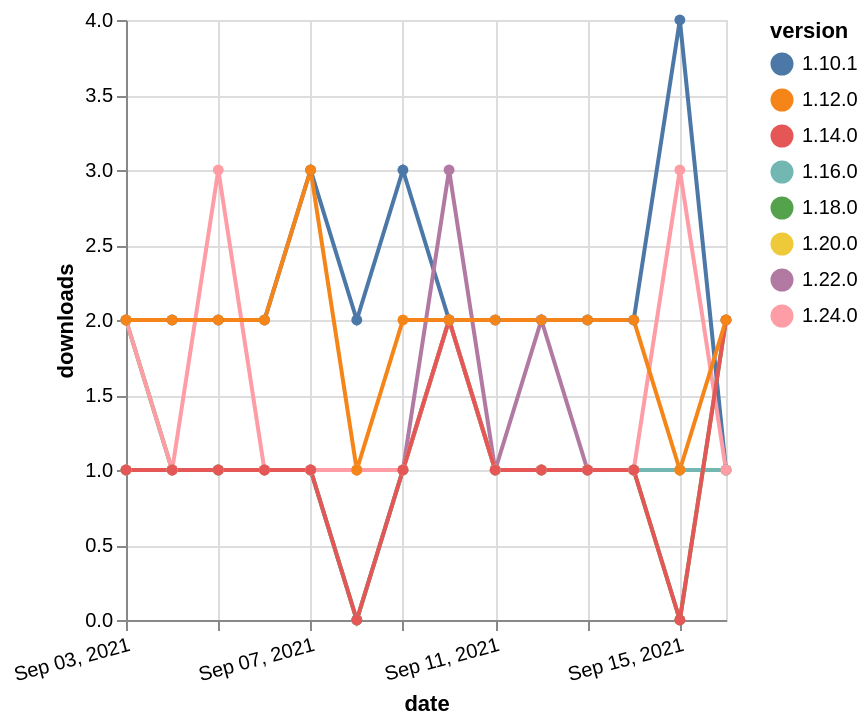

Source (Vega-Lite JSON):
### Vega-Lite specification from a JSON file in a GitHub repository (floating-point values rounded to 4 significant figures)
{"$schema": "https://vega.github.io/schema/vega-lite/v5.json", "description": "A simple bar chart with embedded data.", "data": {"values": [{"date": "2021-09-03", "total": 2365, "delta": 2, "version": "1.10.1"}, {"date": "2021-09-04", "total": 2367, "delta": 2, "version": "1.10.1"}, {"date": "2021-09-05", "total": 2369, "delta": 2, "version": "1.10.1"}, {"date": "2021-09-06", "total": 2371, "delta": 2, "version": "1.10.1"}, {"date": "2021-09-07", "total": 2374, "delta": 3, "version": "1.10.1"}, {"date": "2021-09-08", "total": 2376, "delta": 2, "version": "1.10.1"}, {"date": "2021-09-09", "total": 2379, "delta": 3, "version": "1.10.1"}, {"date": "2021-09-10", "total": 2381, "delta": 2, "version": "1.10.1"}, {"date": "2021-09-11", "total": 2383, "delta": 2, "version": "1.10.1"}, {"date": "2021-09-12", "total": 2385, "delta": 2, "version": "1.10.1"}, {"date": "2021-09-13", "total": 2387, "delta": 2, "version": "1.10.1"}, {"date": "2021-09-14", "total": 2389, "delta": 2, "version": "1.10.1"}, {"date": "2021-09-15", "total": 2393, "delta": 4, "version": "1.10.1"}, {"date": "2021-09-16", "total": 2394, "delta": 1, "version": "1.10.1"}, {"date": "2021-09-03", "total": 199, "delta": 2, "version": "1.18.0"}, {"date": "2021-09-04", "total": 200, "delta": 1, "version": "1.18.0"}, {"date": "2021-09-05", "total": 201, "delta": 1, "version": "1.18.0"}, {"date": "2021-09-06", "total": 202, "delta": 1, "version": "1.18.0"}, {"date": "2021-09-07", "total": 203, "delta": 1, "version": "1.18.0"}, {"date": "2021-09-08", "total": 203, "delta": 0, "version": "1.18.0"}, {"date": "2021-09-09", "total": 204, "delta": 1, "version": "1.18.0"}, {"date": "2021-09-10", "total": 206, "delta": 2, "version": "1.18.0"}, {"date": "2021-09-11", "total": 207, "delta": 1, "version": "1.18.0"}, {"date": "2021-09-12", "total": 208, "delta": 1, "version": "1.18.0"}, {"date": "2021-09-13", "total": 209, "delta": 1, "version": "1.18.0"}, {"date": "2021-09-14", "total": 210, "delta": 1, "version": "1.18.0"}, {"date": "2021-09-15", "total": 210, "delta": 0, "version": "1.18.0"}, {"date": "2021-09-16", "total": 212, "delta": 2, "version": "1.18.0"}, {"date": "2021-09-03", "total": 193, "delta": 1, "version": "1.22.0"}, {"date": "2021-09-04", "total": 194, "delta": 1, "version": "1.22.0"}, {"date": "2021-09-05", "total": 195, "delta": 1, "version": "1.22.0"}, {"date": "2021-09-06", "total": 196, "delta": 1, "version": "1.22.0"}, {"date": "2021-09-07", "total": 197, "delta": 1, "version": "1.22.0"}, {"date": "2021-09-08", "total": 198, "delta": 1, "version": "1.22.0"}, {"date": "2021-09-09", "total": 199, "delta": 1, "version": "1.22.0"}, {"date": "2021-09-10", "total": 202, "delta": 3, "version": "1.22.0"}, {"date": "2021-09-11", "total": 203, "delta": 1, "version": "1.22.0"}, {"date": "2021-09-12", "total": 205, "delta": 2, "version": "1.22.0"}, {"date": "2021-09-13", "total": 206, "delta": 1, "version": "1.22.0"}, {"date": "2021-09-14", "total": 207, "delta": 1, "version": "1.22.0"}, {"date": "2021-09-15", "total": 208, "delta": 1, "version": "1.22.0"}, {"date": "2021-09-16", "total": 209, "delta": 1, "version": "1.22.0"}, {"date": "2021-09-03", "total": 169, "delta": 1, "version": "1.20.0"}, {"date": "2021-09-04", "total": 170, "delta": 1, "version": "1.20.0"}, {"date": "2021-09-05", "total": 171, "delta": 1, "version": "1.20.0"}, {"date": "2021-09-06", "total": 172, "delta": 1, "version": "1.20.0"}, {"date": "2021-09-07", "total": 173, "delta": 1, "version": "1.20.0"}, {"date": "2021-09-08", "total": 174, "delta": 1, "version": "1.20.0"}, {"date": "2021-09-09", "total": 175, "delta": 1, "version": "1.20.0"}, {"date": "2021-09-10", "total": 177, "delta": 2, "version": "1.20.0"}, {"date": "2021-09-11", "total": 178, "delta": 1, "version": "1.20.0"}, {"date": "2021-09-12", "total": 179, "delta": 1, "version": "1.20.0"}, {"date": "2021-09-13", "total": 180, "delta": 1, "version": "1.20.0"}, {"date": "2021-09-14", "total": 181, "delta": 1, "version": "1.20.0"}, {"date": "2021-09-15", "total": 182, "delta": 1, "version": "1.20.0"}, {"date": "2021-09-16", "total": 183, "delta": 1, "version": "1.20.0"}, {"date": "2021-09-03", "total": 208, "delta": 1, "version": "1.16.0"}, {"date": "2021-09-04", "total": 209, "delta": 1, "version": "1.16.0"}, {"date": "2021-09-05", "total": 210, "delta": 1, "version": "1.16.0"}, {"date": "2021-09-06", "total": 211, "delta": 1, "version": "1.16.0"}, {"date": "2021-09-07", "total": 212, "delta": 1, "version": "1.16.0"}, {"date": "2021-09-08", "total": 212, "delta": 0, "version": "1.16.0"}, {"date": "2021-09-09", "total": 213, "delta": 1, "version": "1.16.0"}, {"date": "2021-09-10", "total": 215, "delta": 2, "version": "1.16.0"}, {"date": "2021-09-11", "total": 216, "delta": 1, "version": "1.16.0"}, {"date": "2021-09-12", "total": 217, "delta": 1, "version": "1.16.0"}, {"date": "2021-09-13", "total": 218, "delta": 1, "version": "1.16.0"}, {"date": "2021-09-14", "total": 219, "delta": 1, "version": "1.16.0"}, {"date": "2021-09-15", "total": 220, "delta": 1, "version": "1.16.0"}, {"date": "2021-09-16", "total": 221, "delta": 1, "version": "1.16.0"}, {"date": "2021-09-03", "total": 128, "delta": 2, "version": "1.24.0"}, {"date": "2021-09-04", "total": 129, "delta": 1, "version": "1.24.0"}, {"date": "2021-09-05", "total": 132, "delta": 3, "version": "1.24.0"}, {"date": "2021-09-06", "total": 133, "delta": 1, "version": "1.24.0"}, {"date": "2021-09-07", "total": 134, "delta": 1, "version": "1.24.0"}, {"date": "2021-09-08", "total": 135, "delta": 1, "version": "1.24.0"}, {"date": "2021-09-09", "total": 136, "delta": 1, "version": "1.24.0"}, {"date": "2021-09-10", "total": 138, "delta": 2, "version": "1.24.0"}, {"date": "2021-09-11", "total": 139, "delta": 1, "version": "1.24.0"}, {"date": "2021-09-12", "total": 140, "delta": 1, "version": "1.24.0"}, {"date": "2021-09-13", "total": 141, "delta": 1, "version": "1.24.0"}, {"date": "2021-09-14", "total": 142, "delta": 1, "version": "1.24.0"}, {"date": "2021-09-15", "total": 145, "delta": 3, "version": "1.24.0"}, {"date": "2021-09-16", "total": 146, "delta": 1, "version": "1.24.0"}, {"date": "2021-09-03", "total": 253, "delta": 1, "version": "1.14.0"}, {"date": "2021-09-04", "total": 254, "delta": 1, "version": "1.14.0"}, {"date": "2021-09-05", "total": 255, "delta": 1, "version": "1.14.0"}, {"date": "2021-09-06", "total": 256, "delta": 1, "version": "1.14.0"}, {"date": "2021-09-07", "total": 257, "delta": 1, "version": "1.14.0"}, {"date": "2021-09-08", "total": 257, "delta": 0, "version": "1.14.0"}, {"date": "2021-09-09", "total": 258, "delta": 1, "version": "1.14.0"}, {"date": "2021-09-10", "total": 260, "delta": 2, "version": "1.14.0"}, {"date": "2021-09-11", "total": 261, "delta": 1, "version": "1.14.0"}, {"date": "2021-09-12", "total": 262, "delta": 1, "version": "1.14.0"}, {"date": "2021-09-13", "total": 263, "delta": 1, "version": "1.14.0"}, {"date": "2021-09-14", "total": 264, "delta": 1, "version": "1.14.0"}, {"date": "2021-09-15", "total": 264, "delta": 0, "version": "1.14.0"}, {"date": "2021-09-16", "total": 266, "delta": 2, "version": "1.14.0"}, {"date": "2021-09-03", "total": 2225, "delta": 2, "version": "1.12.0"}, {"date": "2021-09-04", "total": 2227, "delta": 2, "version": "1.12.0"}, {"date": "2021-09-05", "total": 2229, "delta": 2, "version": "1.12.0"}, {"date": "2021-09-06", "total": 2231, "delta": 2, "version": "1.12.0"}, {"date": "2021-09-07", "total": 2234, "delta": 3, "version": "1.12.0"}, {"date": "2021-09-08", "total": 2235, "delta": 1, "version": "1.12.0"}, {"date": "2021-09-09", "total": 2237, "delta": 2, "version": "1.12.0"}, {"date": "2021-09-10", "total": 2239, "delta": 2, "version": "1.12.0"}, {"date": "2021-09-11", "total": 2241, "delta": 2, "version": "1.12.0"}, {"date": "2021-09-12", "total": 2243, "delta": 2, "version": "1.12.0"}, {"date": "2021-09-13", "total": 2245, "delta": 2, "version": "1.12.0"}, {"date": "2021-09-14", "total": 2247, "delta": 2, "version": "1.12.0"}, {"date": "2021-09-15", "total": 2248, "delta": 1, "version": "1.12.0"}, {"date": "2021-09-16", "total": 2250, "delta": 2, "version": "1.12.0"}]}, "width": "container", "mark": {"type": "line", "point": {"filled": true}}, "encoding": {"x": {"field": "date", "type": "temporal", "timeUnit": "yearmonthdate", "title": "date", "axis": {"labelAngle": -15}}, "y": {"field": "delta", "type": "quantitative", "title": "downloads"}, "color": {"field": "version", "type": "nominal"}, "tooltip": {"field": "delta"}}}
